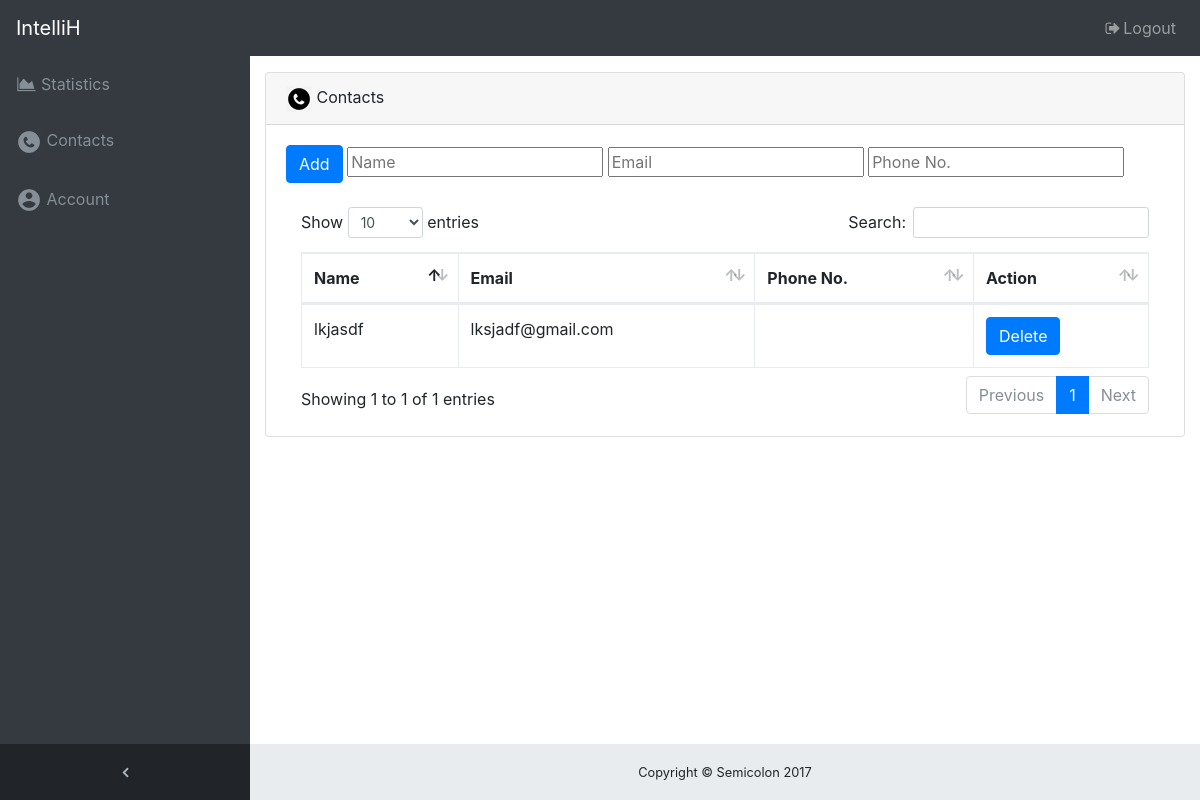
The app's page /contacts.php (signed in), older data.
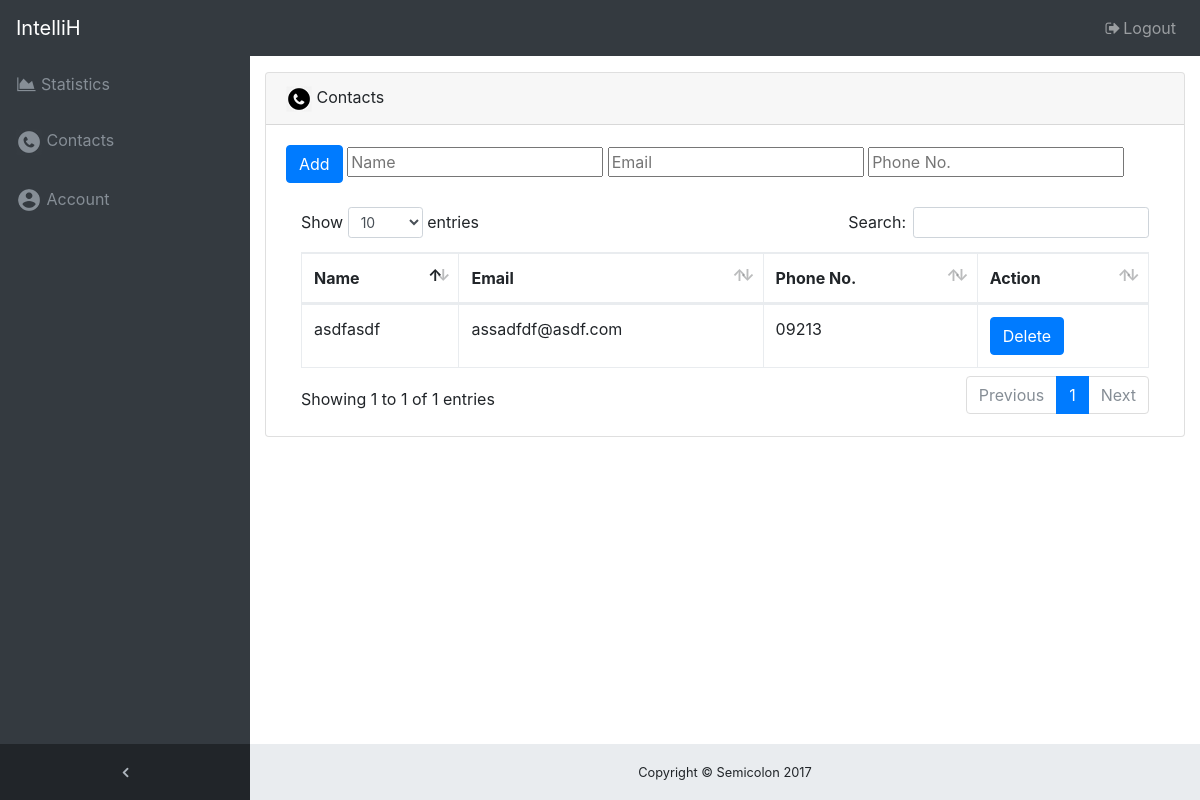
The same page, newer data.
### tables this page shows
CREATE TABLE `contacts` (
  `id` int(11) NOT NULL,
  `name` varchar(100) NOT NULL,
  `email` varchar(100) NOT NULL,
  `userid` int(11) NOT NULL,
  `phone_no` varchar(20) NOT NULL
);

### contacts.php (the view, shortened to what this page needs)
<?php
include('includes/config.php');
?>
<!DOCTYPE html>
<html lang="en">
<head>
  <link href="vendor/bootstrap/css/bootstrap.min.css" rel="stylesheet">
  <link href="vendor/font-awesome/css/font-awesome.min.css" rel="stylesheet" type="text/css">
  <link href="vendor/datatables/dataTables.bootstrap4.css" rel="stylesheet">
  <link href="css/sb-admin.css" rel="stylesheet">
</head>
<body class="fixed-nav sticky-footer bg-dark" id="page-top">
  <nav class="navbar navbar-expand-lg navbar-dark bg-dark fixed-top" id="mainNav">
    <a class="navbar-brand" href="index.php">IntelliH</a>
    <div class="collapse navbar-collapse" id="navbarResponsive">
      <ul class="navbar-nav navbar-sidenav" id="exampleAccordion">
        <li class="nav-item" data-toggle="tooltip" data-placement="right" title="Charts">
          <a class="nav-link" href="index.php">
            <i class="fa fa-fw fa-area-chart"></i>
            <span class="nav-link-text">Statistics</span>
          </a>
        </li>
        <li class="nav-item" data-toggle="tooltip" data-placement="right" title="Tables">
          <a class="nav-link" href="contacts.php">
            <img src="images/contact.png">
            <span class="nav-link-text">Contacts</span>
          </a>
        </li>
        <li class="nav-item" data-toggle="tooltip" data-placement="right" title="Link">
          <a class="nav-link" href="account.php">
            <img src="images/account.png">
            <span class="nav-link-text">Account</span>
          </a>
        </li>
      </ul>
      <ul class="navbar-nav sidenav-toggler">
        <li class="nav-item">
          <a class="nav-link text-center" id="sidenavToggler">
            <i class="fa fa-fw fa-angle-left"></i>
          </a>
        </li>
      </ul>
      <ul class="navbar-nav ml-auto">
        <li class="nav-item">
          <a class="nav-link" data-toggle="modal" data-target="#exampleModal">
            <i class="fa fa-fw fa-sign-out"></i>Logout</a>
        </li>
      </ul>
    </div>
  </nav>
  <div class="content-wrapper">
    <div class="container-fluid">
      <div class="card mb-3">
        <div class="card-header">
          <img src="images/contact_black.png"> Contacts</div>
        <div class="card-body">
          <div class="table-responsive">
            <form action="action.php" method = "POST">
              <button type="submit" class="btn btn-primary" name="action" value="add_contact">Add</button>
              <input class="" type="text" placeholder="Name" name="name">
              <input class="" type="text" placeholder="Email" name="email">
              <input class="" type="text" placeholder="Phone No." name="phone_no">
            </form>
            <br>
            <table class="table table-bordered" id="dataTable" width="100%" cellspacing="0">
              <thead>
                <tr>
                  <th>Name</th>
                  <th>Email</th>
                  <th>Phone No.</th>
                  <th>Action</th>
                </tr>
              </thead>
              <tbody>
                <?php
                $hQuery = $mysqli->query("SELECT * FROM contacts WHERE userid='".$_SESSION['logged_in']['id']."'");
                if ($hQuery->num_rows > 0) {
                  for($i = 0; $i < $hQuery->num_rows; $i++) {
                    $rows = $hQuery->fetch_assoc();
                    echo"
                    <tr>
                      <form name='managecontact' id='managecontact' method='POST' action='action.php'>
                      <td>".$rows['name']."
                      <td>".$rows['email']."
                      <td>".$rows['phone_no']."
                      <td>
                          <input type='hidden' name='id' value=".$rows['id'].">
                          <button class='btn btn-primary' type='submit' name='action' value='del_contact'>Delete</button>
                      </form>
                    </tr>";
                  }
                }
                ?>
              </tbody>
            </table>
          </div>
        </div>
      </div>
    </div>
    <footer class="sticky-footer">
      <div class="container">
        <div class="text-center">
          <small>Copyright © Semicolon 2017</small>
        </div>
      </div>
    </footer>
  </div>
</body>
</html>

Row changes from the older to the newer data that the page shows:
removed contacts: name "lkjasdf", email "lksjadf@gmail.com"
added contacts: name "asdfasdf", email "assadfdf@asdf.com", phone_no "09213"
